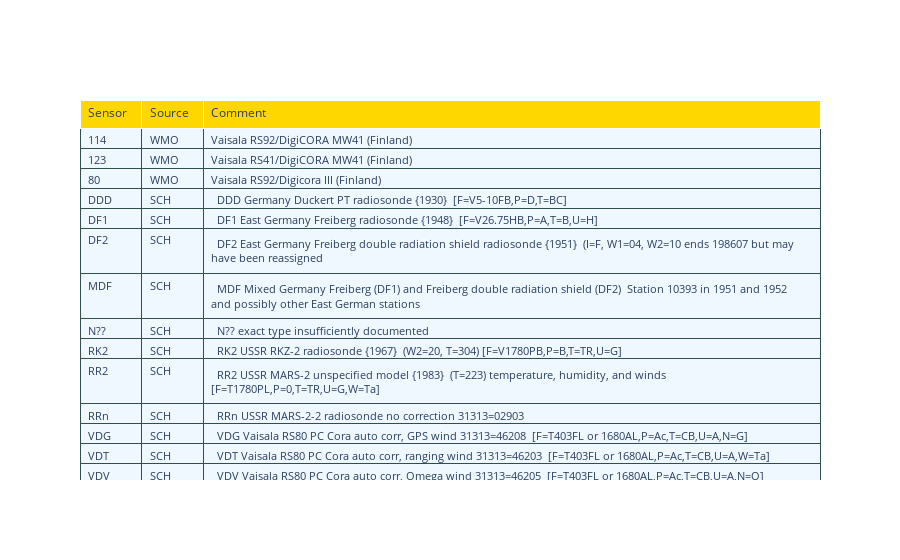

Source (notebook cell):
### Code cell
table = plot.sensor_table( all_sensor_station)
table.show()

### Figure 1 — Plotly figure (JSON) as saved in the notebook; plotly's stock layout.template omitted (floating-point values rounded to 4 significant figures)
{"data": [{"cells": {"align": "left", "fill": {"color": "aliceblue"}, "font": {"size": 11}, "height": 20, "line": {"color": "darkslategray"}, "values": [["114", "123", "80", "DDD ", "DF1 ", "DF2 ", "MDF ", "N?? ", "RK2 ", "RR2 ", "RRn ", "VDG ", "VDT ", "VDV ", "VNg ", "XXX ", "IGRA2", "IGRA2", "IGRA2"], ["WMO", "WMO", "WMO", "SCH", "SCH", "SCH", "SCH", "SCH", "SCH", "SCH", "SCH", "SCH", "SCH", "SCH", "SCH", "SCH", "IGRA2", "IGRA2", "IGRA2"], ["Vaisala RS92/DigiCORA MW41 (Finland)                           ", "Vaisala RS41/DigiCORA MW41 (Finland)                           ", "Vaisala RS92/Digicora III (Finland)               ", "  DDD Germany Duckert PT radiosonde {1930}  [F=V5-10FB,P=D,T=BC]", "  DF1 East Germany Freiberg radiosonde {1948}  [F=V26.75HB,P=A,T=B,U=H]", "  DF2 East Germany Freiberg double radiation shield radiosonde {1951}  (I=F, W1=04, W2=10 ends 198607 but may have been reassigned", "  MDF Mixed Germany Freiberg (DF1) and Freiberg double radiation shield (DF2)  Station 10393 in 1951 and 1952 and possibly other East German stations", "  N?? exact type insufficiently documented", "  RK2 USSR RKZ-2 radiosonde {1967}  (W2=20, T=304) [F=V1780PB,P=B,T=TR,U=G]", "  RR2 USSR MARS-2 unspecified model {1983}  (T=223) temperature, humidity, and winds [F=T1780PL,P=0,T=TR,U=G,W=Ta]", "  RRn USSR MARS-2-2 radiosonde no correction 31313=02903 ", "  VDG Vaisala RS80 PC Cora auto corr, GPS wind 31313=46208  [F=T403FL or 1680AL,P=Ac,T=CB,U=A,N=G]", "  VDT Vaisala RS80 PC Cora auto corr, ranging wind 31313=46203  [F=T403FL or 1680AL,P=Ac,T=CB,U=A,W=Ta]", "  VDV Vaisala RS80 PC Cora auto corr, Omega wind 31313=46205  [F=T403FL or 1680AL,P=Ac,T=CB,U=A,N=O]", "  VNg Vaisala RS92 DigiCORA III auto corr, GPS wind 31313=48008  [F=T400-406DL,P=Sc,T=Wc,U=2Ah,N=G]", "  XXX Reject all obs with this station ID in this period  misidentified or erroneous observations which should be rejected", "USING SONDE MODEL , I1 , E GERMANY FREIBERG UNSPECIFIED ", "CHANGE SONDE MODEL , E GERMANY FREIBERG UNSPECIFIED , to , USSR RKZ-2 1780 MHZ ", "USING SONDE MODEL , I1 , VAISALA RS80 UNSPECIFIED "]]}, "columnwidth": [1, 1, 10], "header": {"align": "left", "fill": {"color": "gold"}, "font": {"size": 12}, "values": ["Sensor", "Source", "Comment"]}, "type": "table"}], "layout": {"autosize": true}}
